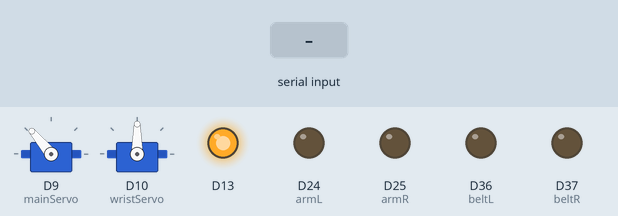
Simulated run of this sketch. Board: Arduino Due. Parts: 2 × servo, output pins drawn as LEDs (lit = HIGH). Inputs (shaded band) come from the test bench. What the sketch prints to the serial monitor is not drawn.

Above: at 1.2 s.
1.3 s: "0" received over Serial
At 1.52 s:
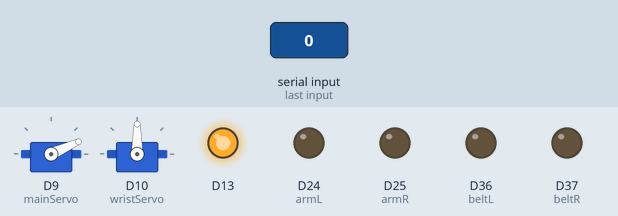
4.3 s: "w 45\n" received over Serial
At 4.47 s:
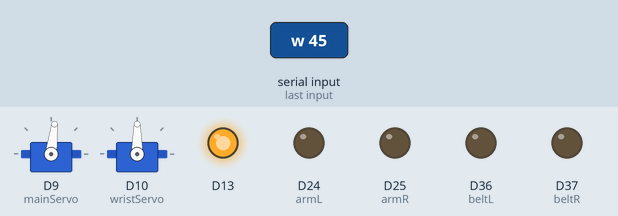
At 8.1 s:
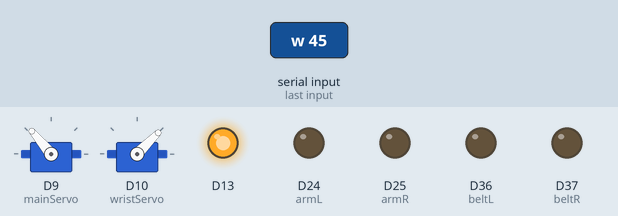
Timing chart, 0 to 9.6 s (numbered marks = the images above; inputs shaded):
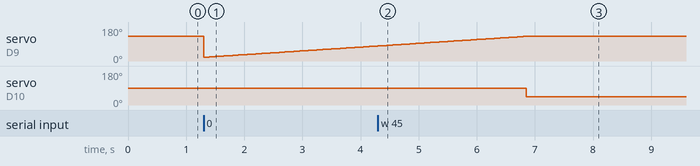

The sketch:

R1_KFS.ino
```cpp
#include <Servo.h>

Servo mainServo;      // Main gripper/primary servo
Servo wristServo;     // Wrist servo (0–180 degree control)

int open_angle = 130;     // Main servo open position
int close_angle = 20;     // Main servo close position
int dir = -1;             // Command for main servo (0=open, 1=close)

int wristAngle = -1;      // Target angle for wrist servo

int beltL = 36;           // Belt motor left PWM
int beltR = 37;           // Belt motor right PWM

int armL = 24;            // Arm motor left PWM
int armR = 25;            // Arm motor right PWM

int maxBRPM = 100;        // Max RPM for belt and arm motors
int maxBPWM = 8181;       // Max PWM value (14-bit resolution)

void setup() {
  Serial.begin(9600);
  analogWriteResolution(14);

  mainServo.attach(9);
  wristServo.attach(10);

  mainServo.write(open_angle);
  wristServo.write(90);

  pinMode(beltL, OUTPUT);
  pinMode(beltR, OUTPUT);
  pinMode(armL, OUTPUT);
  pinMode(armR, OUTPUT);

  pinMode(13, OUTPUT);
  digitalWrite(13, HIGH);

  stopbelt();
  stoparm();

  Serial.println("Ready");
}

void loop() {
  if (Serial.available() > 0) {
    char cmd = Serial.peek();

    if (cmd == '0' || cmd == '1') {
      Serial.read();
      dir = cmd - '0';
    }
    else if (cmd == 'b') {
      Serial.read();
      if (Serial.peek() == ' ') Serial.read();
      int rpm = Serial.parseInt();
      controlbelt(rpm);
    }
    else if (cmd == 's') {
      Serial.read();
      if (Serial.peek() == ' ') Serial.read();
      int rpm = Serial.parseInt();
      controlarm(rpm);
    }
    else if (cmd == 'w') {
      Serial.read();
      if (Serial.peek() == ' ') Serial.read();
      wristAngle = Serial.parseInt();
      wristAngle = constrain(wristAngle, 0, 180);
    }
  }

  if (dir == 1) {
    servoclose();
    dir = -1;
  }
  else if (dir == 0) {
    servoopen();
    dir = -1;
  }

  if (wristAngle != -1) {
    wristServo.write(wristAngle);
    wristAngle = -1;
  }
}

void servoopen() {
  for (int i = close_angle; i <= open_angle; i++) {
    mainServo.write(i);
    delay(50);
  }
}

void servoclose() {
  for (int i = open_angle; i >= close_angle; i--) {
    mainServo.write(i);
    delay(50);
  }
}

void controlbelt(int rpm) {
  int pwmVal = map(abs(rpm), 0, maxBRPM, 0, maxBPWM);
  pwmVal = min(pwmVal, maxBPWM);

  if (rpm > 0) {
    analogWrite(beltL, pwmVal);
    analogWrite(beltR, 0);
  }
  else if (rpm < 0) {
    analogWrite(beltL, 0);
    analogWrite(beltR, pwmVal);
  }
  else {
    stopbelt();
  }
}

void controlarm(int rpm) {
  int pwmVal = map(abs(rpm), 0, maxBRPM, 0, maxBPWM);
  pwmVal = min(pwmVal, maxBPWM);

  if (rpm > 0) {
    analogWrite(armL, pwmVal);
    analogWrite(armR, 0);
  }
  else if (rpm < 0) {
    analogWrite(armL, 0);
    analogWrite(armR, pwmVal);
  }
  else {
    stoparm();
  }
}

void stopbelt() {
  analogWrite(beltL, 0);
  analogWrite(beltR, 0);
}

void stoparm() {
  analogWrite(armL, 0);
  analogWrite(armR, 0);
}
```

Measured:
- after the input at 4.3 s, servo on D10 (wristServo): 90° → 45° after 2.6 s
